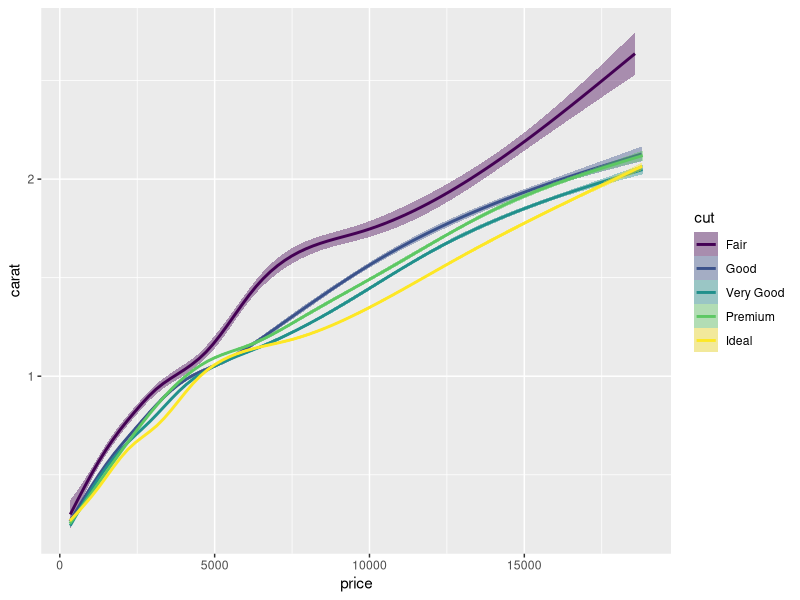

Reproduce this figure in R.
## ---- chunk 1
knitr::opts_chunk$set(echo = TRUE)
## ---- chunk 2
library(tidyverse)
library(knitr)

diamonds %>% ggplot(aes(x = price, y = carat, color = cut, fill = cut)) + geom_smooth()

quantile(diamonds$price) %>% enframe() %>% kable()

diamonds %>% count(color) %>% kable()
